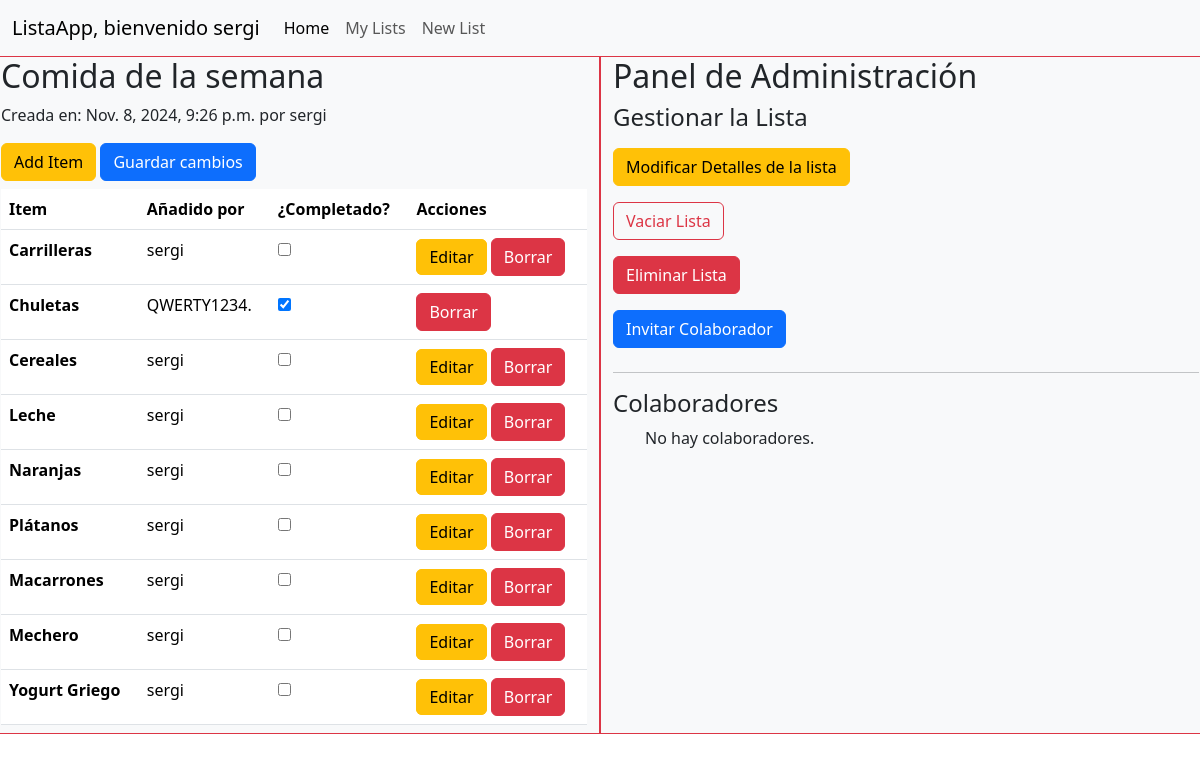
The app's page /lists/8/ (signed in) with its own data.
### lists/models.py (models this page shows, shortened)
class List(models.Model):
    name = models.CharField(max_length=50)
    description = models.CharField(max_length=256)
    creator = models.ForeignKey(User, on_delete=models.CASCADE, related_name="created_lists")
    created_on = models.DateTimeField(auto_now_add=True)
    collaborators = models.ManyToManyField(User, related_name="collaborated_lists", blank=True)
    last_modified = models.DateTimeField(auto_now=True)
    modified_by = models.ForeignKey(User, on_delete=models.CASCADE, blank=True, null=True)

class Item(models.Model):
    list = models.ForeignKey(List, on_delete=models.CASCADE)
    added_by = models.ForeignKey(User, on_delete=models.CASCADE, related_name='added_items')
    name = models.CharField(max_length=40)
    quantity = models.IntegerField(null=True, blank=True)
    weight = models.IntegerField(null=True, blank=True)
    added_on = models.DateTimeField(auto_now_add=True)
    is_done = models.BooleanField(null=False, default=False)
    last_modified = models.DateTimeField(auto_now=True)
    modified_by = models.ForeignKey(User, on_delete=models.CASCADE, blank=True, null=True)

### lists/views.py (the view)
# urls.py: path('lists/<int:list_id>/', listsViews.list_details, name='list_details'),
@login_required
def list_details(request, list_id):
    list = get_object_or_404(List.objects.filter(Q(creator=request.user) | Q(collaborators=request.user)).distinct(),pk=list_id)
    items = Item.objects.filter(list=list_id).order_by('added_on')
    return render(request, 'list_details.html',{
        'title': "Detalles de la lista",
        'list': list,
        'items': items
    })

### lists/templates/list_details.html (shortened to what this page needs)
{% extends 'base_lists.html' %}
{% block content %}
    <div class="row">
        <div class="col-md-6 border border-danger bg-light">
            <h2>{{ list.name }}</h2>
            <p>Creada en: {{ list.created_on }} por {{list.creator}}</p>
            <a class="btn btn-warning" href="{% url 'add_item' list.id %}">Add Item</a>
            <table class="table my-2">
                <thead>
                    <tr>
                        <th scope="col">Item</th>
                        <th scope="col">Añadido por</th>
                        <th scope="col">¿Completado?</th>
                        <th scope="col">Acciones</th>
                    </tr>
                </thead>
                <tbody>
                    <form id="update-form">
                        {% for item in items %}
                            <tr>
                                <th scope="row">{{ item.name }}</th>
                                <td>{{ item.added_by }}</td>
                                <td>
                                    <input type="checkbox" class="is-done-checkbox" data-item-id="{{ item.id }}" {% if item.is_done %}checked{% endif %}>
                                </td>
                                <td>
                                    {% if item.added_by == request.user %}
                                        <a class="btn btn-warning d-inline" href="{% url 'modify_item' list_id=list.id item_id=item.id%}">Editar</a>
                                    {% endif %}
                                    {% if item.added_by == request.user or list.creator == request.user %}
                                        <form class="d-inline" action="{% url 'delete_item' list_id=item.list.id item_id=item.id %}" method="post" onsubmit="confirm('¿Está seguro que quiere eliminar la tarea?')">
                                            <button class="btn btn-danger">Borrar</button>
                                        </form>
                                    {% endif %}
                                </td>
                            </tr>
                        {% endfor %}
                        <button type="button" id="save-changes" class="btn btn-primary">Guardar cambios</button>
                    </form>
                </tbody>
            </table>
        </div>
        <div class="col-md-6 border border-danger bg-light">
            <h2>Panel de Administración</h2>
            <h4>Gestionar la Lista</h4>
            {% if request.user == list.creator %}
                <a class="btn btn-warning my-2" href="{% url 'modify_list' list_id=list.id %}">Modificar Detalles de la lista</a>
                <form method="POST" action="{% url 'empty_list' list_id=list.id %}" onsubmit="return confirmarEnvio(event, this)">
                    <button type="submit" class="btn btn-outline-danger my-2">Vaciar Lista</button>
                </form>
                <form method="POST" action="{% url 'delete_list' list_id=list.id %}" onsubmit="return confirmarEnvio(event, this)">
                    <button type="submit" class="btn btn-danger my-2">Eliminar Lista</button>
                </form>
                <a class="btn btn-primary my-2" href="{% url 'share_list' list_id=list.id %}">Invitar Colaborador</a>
            {% else %}
                <p class="text-danger">No tienes permisos para realizar esta acción</p>
            {% endif %}
            <hr>
            <h4>Colaboradores</h4>
            <ul>
                {% if list.collaborators.all %}
                    {% for collaborator in list.collaborators.all %}
                        <li>{{collaborator.username}} </li>
                        {% if request.user == list.creator %}
                            <form method="POST" action="{% url 'kick_collaborator' list_id=list.id collaborator=collaborator.username %}">
                                {% csrf_token %}
                                <button type="submit" class="btn btn-sm btn-danger">ELIMINAR COLABORADOR</button>
                            </form>
                        {% endif %}
                    {% endfor %}
                {% else %}
                    <p>No hay colaboradores.</p>
                {% endif %}
            </ul>
        </div>
    </div>
{% endblock %}

### lists/templates/base_lists.html (shortened to what this page needs)
<!DOCTYPE html>
<html lang="en">
<head>
    <link href="https://cdn.jsdelivr.net/npm/bootstrap@5.3.3/dist/css/bootstrap.min.css" rel="stylesheet">
</head>
<body>
    <nav class="navbar navbar-expand-lg bg-body-tertiary">
        <div class="container-fluid">
            <a class="navbar-brand" href="{% url 'home' %}">ListaApp, bienvenido {{user}}</a>
            <div class="collapse navbar-collapse" id="navbarSupportedContent">
                <ul class="navbar-nav me-auto mb-2 mb-lg-0">
                    <li class="nav-item">
                        <a class="nav-link active" aria-current="page" href="{% url 'home' %}">Home</a>
                    </li>
                    {% if user.is_authenticated %}
                        <li class="nav-item">
                            <a class="nav-link" href="{% url 'lists' %}">My Lists</a>
                        </li>
                        <li class="nav-item">
                            <a class="nav-link" href="{% url 'create_list' %}">New List</a>
                        </li>
                    {% endif %}
                </ul>
            </div>
        </div>
    </nav>
    {% block content %}
    {% endblock %}
</body>
</html>

### records on screen
List: name "Comida de la semana", created_on "Nov. 8, 2024, 9:26 p.m.", creator "sergi"
Item: name "Carrilleras", added_by "sergi", shows "Editar", shows "Borrar"
Item: name "Chuletas", added_by "QWERTY1234.", is_done "☑", shows "Borrar"
Item: name "Cereales", added_by "sergi", shows "Editar", shows "Borrar"
Item: name "Leche", added_by "sergi", shows "Editar", shows "Borrar"
Item: name "Naranjas", added_by "sergi", shows "Editar", shows "Borrar"
Item: name "Plátanos", added_by "sergi", shows "Editar", shows "Borrar"
Item: name "Macarrones", added_by "sergi", shows "Editar", shows "Borrar"
Item: name "Mechero", added_by "sergi", shows "Editar", shows "Borrar"
Item: name "Yogurt Griego", added_by "sergi", shows "Editar", shows "Borrar"

### other values on screen
{{ user }} "sergi"
